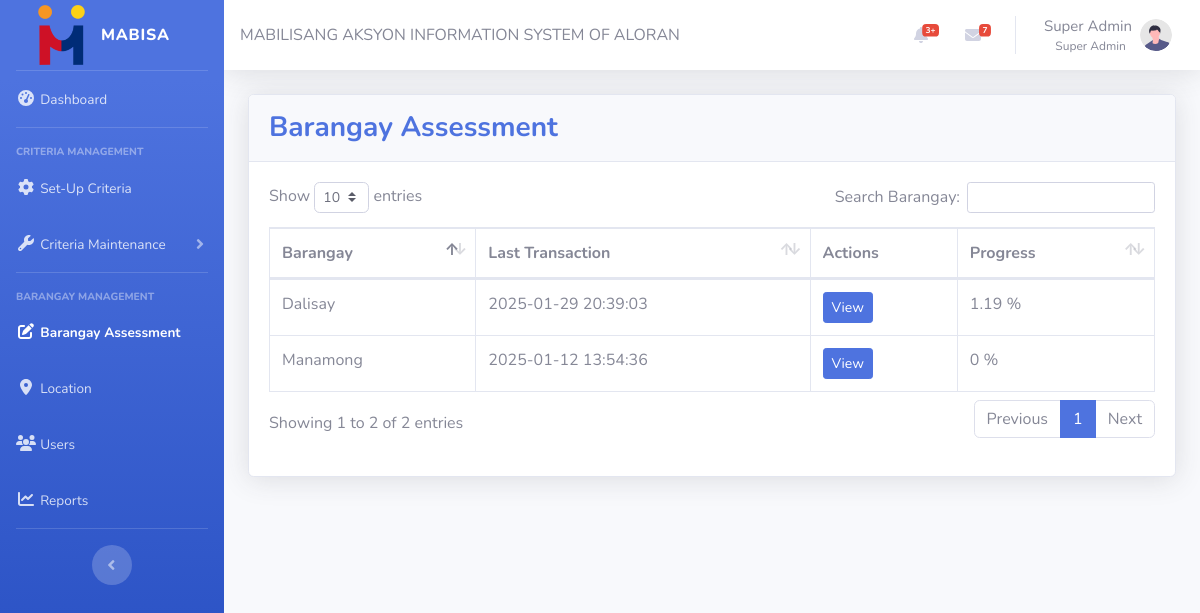
Screenshot of /Admin/bar_assessment.php (signed in) with the database file from the repository.
### tables this page shows
CREATE TABLE users (
	id int AUTO_INCREMENT PRIMARY KEY,  
  full_name varchar(100) NOT NULL,
  username varchar(100) NOT NULL UNIQUE,
  password varchar(100) NOT NULL,
  email varchar(100) NOT NULL UNIQUE,
  mobile_num varchar(10) NOT NULL UNIQUE,
  role_id int,
  is_disabled boolean NOT NULL DEFAULT false,
  profile_pic varchar(200),
  last_modified TIMESTAMP DEFAULT CURRENT_TIMESTAMP ON UPDATE CURRENT_TIMESTAMP,
  FOREIGN KEY (role_id) REFERENCES roles(id) ON DELETE SET NULL  
);

CREATE TABLE `barangay_assessment` (
  `keyctr` int(11) NOT NULL,
  `barangay_id` varchar(10) NOT NULL,
  `last_modified` datetime NOT NULL DEFAULT current_timestamp ON UPDATE current_timestamp()
);

CREATE TABLE `refbarangay` (
  `brgyid` varchar(10) NOT NULL,
  `brgyname` varchar(30) NOT NULL,
  `auditor` char(36) DEFAULT NULL,
  `secretary` char(36) DEFAULT NULL
);

### api/get_user.php (called while the page is built, shortened)
<?php
require_once 'get_role_name.php';
require_once (isset($isInFolder) ? '../' : '') . '../db/db.php';
$isGetMethod = $_SERVER['REQUEST_METHOD'] === 'GET';
function getUser(string $id)
{
  global $pdo;
  global $customUserID;
  if ($id === 'self') {
    $id = $_COOKIE['id'];
  }
  $sql = "SELECT * FROM users WHERE id=:id LIMIT 1";
  $stmt = $pdo->prepare($sql);
  $stmt->execute([':id' => $id]);
  $user = $stmt->fetch(PDO::FETCH_ASSOC);
  $user['role'] = getRoleName($pdo, $user['role_id']);
  return (isset($customUserID) ? $user :  json_encode($user));
}
try {
  if (isset($customUserID)) {
    $userData = getUser($customUserID);
  } else {
    echo getUser($_GET['id']);
  }
} catch (Exception $e) {
  writeLog($e);
  http_response_code(500);
  echo json_encode(['error' => $e->getMessage()]);
}

### api/get_role_name.php (called while the page is built)
<?php
function getRoleName(\PDO $pdo, int $roleID): string
{
  $sql = "SELECT * FROM roles WHERE id=:role_id LIMIT 1";
  $stmt = $pdo->prepare($sql);
  $stmt->execute([':role_id' => $roleID]);
  $role = $stmt->fetch(PDO::FETCH_ASSOC);
  return (isset($role) ? $role['name'] : '--');
}

### api/util/url_exists.php (called while the page is built)
<?php
function urlExists($url): bool
{
  if (empty($url)) return false;
  $headers = @get_headers($url);
  return $headers && strpos($headers[0], '200') !== false;
}

### Admin/bar_assessment/responses.php (called while the page is built, shortened)
<?php
class Responses
{
    private $pdo;
    public function __construct(PDO $pdo)
    {
        $this->pdo = $pdo;
    }
    public function show_responses(): array
    {
        $sql = "SELECT
                    refbarangay.brgyname AS barangay,
                    barangay_assessment.barangay_id,
                    barangay_assessment.last_modified AS last_modified
                FROM barangay_assessment
                INNER JOIN refbarangay
                ON barangay_assessment.barangay_id = refbarangay.brgyid";
        $stmt = $this->pdo->prepare($sql);
        $stmt->execute();
        $responses = [];
        while ($row = $stmt->fetch(PDO::FETCH_ASSOC)) {
            $responses[] = [
                'barangay' => $row['barangay'] ?? null,
                'barangay_id' => $row['barangay_id'] ?? null,
                'dateUploaded' => $row['last_modified'] ?? null,
                'status' => $row['status'] ?? null,
            ];
        }
        return $responses;
    }
    public function getProgress($barangay_id) {
        try {
            $query1 = "SELECT COUNT(*) as totalRequirements FROM maintenance_area_mininumreqs";
            $stmt1 = $this->pdo->prepare($query1);
            $stmt1->execute();
            $result1 = $stmt1->fetch(PDO::FETCH_ASSOC);
            $totalRequirements = (int)$result1['totalRequirements'];
            $query2 = "SELECT COUNT(*) as barangayCount FROM barangay_assessment_files WHERE barangay_id = :barangay_id";
            $stmt2 = $this->pdo->prepare($query2);
            $stmt2->bindParam(':barangay_id', $barangay_id, PDO::PARAM_INT);
            $stmt2->execute();
            $result2 = $stmt2->fetch(PDO::FETCH_ASSOC);
            $barangayCount = (int)$result2['barangayCount'];
            $progress = ($barangayCount / $totalRequirements) * 100;
            return round($progress, 2);
        } catch (PDOException $e) {
            echo "Error: " . $e->getMessage();
            return false;
        }
    }
}

### Admin/bar_assessment.php (the view, shortened to what this page needs)
<?php
require_once 'bar_assessment/responses.php';
require_once '../db/db.php';
$responsesObj = new Responses($pdo);
$responses = $responsesObj->show_responses();
?>
<!DOCTYPE html>
<html lang="en">
<head>
    <?php require 'common/head.php' ?>
</head>
<body id="page-top">
    <div id="wrapper">
        <?php
        include 'common/sidebar.php' ?>
        <div id="content-wrapper" class="d-flex flex-column">
            <div id="content">
                <?php include 'common/nav.php' ?>
                <div class="container-fluid">
                    <div class="card shadow mb-4">
                        <div class="card-header py-3">
                            <div style="float: left;">
                                <h3 class="m-0 font-weight-bold text-primary">Barangay Assessment</h3>
                            </div>
                        </div>
                        <div class="card-body">
                            <div class="table table-responsive">
                                <table id="barangayTable" class="table table-bordered">
                                    <thead>
                                        <tr>
                                            <th>Barangay</th>
                                            <th>Last Transaction</th>
                                            <th>Actions</th>
                                            <th>Progress</th>
                                        </tr>
                                    </thead>
                                    <tbody>
                                        <?php
                                        if (!empty($responses)) {
                                            foreach ($responses as $row) {
                                                $progress = $responsesObj->getProgress($row['barangay_id']);
                                                echo "<tr>";
                                                echo "<td>" . htmlspecialchars($row['barangay']) . "</td>";
                                                echo "<td>" . htmlspecialchars($row['dateUploaded']) . "</td>";
                                                echo "<td>";
                                                echo "<a href='bar_assessment/show_bar_response.php?barangay_id=" . htmlspecialchars($row['barangay_id']) . "' class='btn btn-primary btn-sm'>View</a>";
                                                echo "</td>";
                                                echo "<td>" . htmlspecialchars($progress) . " %</td>";
                                                echo "</tr>";
                                            }
                                        }
                                        ?>
                                    </tbody>
                                </table>
                            </div>
                        </div>
                    </div>
                </div>
            </div>
        </div>
    </div>
</body>
</html>

### Admin/common/nav.php (shortened to what this page needs)
<?php
$customUserID = 'self';
require $pathPrepend . 'api/get_user.php';
require $pathPrepend . 'api/util/url_exists.php';
?>
<nav class="navbar navbar-expand navbar-light bg-white topbar mb-4 static-top shadow">
  <div class="header-title">
    MABILISANG AKSYON INFORMATION SYSTEM OF ALORAN
  </div>
  <ul class="navbar-nav ml-auto">
    <li class="nav-item dropdown no-arrow mx-1">
      <a class="nav-link dropdown-toggle" href="#" id="alertsDropdown" role="button" data-toggle="dropdown"
        aria-haspopup="true" aria-expanded="false">
        <i class="fas fa-bell fa-fw"></i>
        <span class="badge badge-danger badge-counter">3+</span>
      </a>
    </li>
    <li class="nav-item dropdown no-arrow mx-1">
      <a class="nav-link dropdown-toggle" href="#" id="messagesDropdown" role="button" data-toggle="dropdown"
        aria-haspopup="true" aria-expanded="false">
        <i class="fas fa-envelope fa-fw"></i>
        <span class="badge badge-danger badge-counter">7</span>
      </a>
    </li>
    <li class="nav-item dropdown no-arrow">
      <a class="nav-link dropdown-toggle" href="#" id="userDropdown" role="button" data-toggle="dropdown"
        aria-haspopup="true" aria-expanded="false">
        <span class="mr-2 mt-3 d-none d-lg-inline text-gray-600 small" style="font-size: 15px"><?= $userData['full_name'] ?? '' ?><br>
          <p class="text-right" style="font-size: 12px"><?= $userData['role'] ?? '' ?> &nbsp;</p>
        </span>
        <img class="img-profile rounded-circle"
          src="<?= urlExists($userData['profile_pic']) ? $userData['profile_pic'] : $pathPrepend . 'img/undraw_profile.svg' ?>" />
      </a>
    </li>
  </ul>
</nav>

### rows the page displays
users: full_name "Super Admin"
barangay_assessment: refbarangay.brgyname "Dalisay", last_modified "2025-01-29 20:39:03", progress "1.19"
barangay_assessment: refbarangay.brgyname "Manamong", last_modified "2025-01-12 13:54:36", progress "0"
